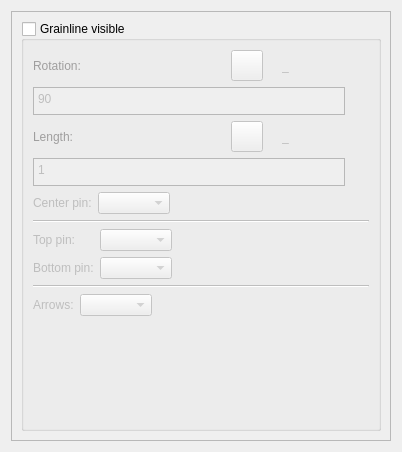
<?xml version="1.0" encoding="UTF-8"?>
<ui version="4.0">
 <class>TabGrainline</class>
 <widget class="QWidget" name="TabGrainline">
  <property name="geometry">
   <rect>
    <x>0</x>
    <y>0</y>
    <width>402</width>
    <height>452</height>
   </rect>
  </property>
  <property name="windowTitle">
   <string notr="true">Form</string>
  </property>
  <property name="windowIcon">
   <iconset resource="../../../../../vmisc/share/resources/icon.qrc">
    <normaloff>:/icon/64x64/icon64x64.png</normaloff>:/icon/64x64/icon64x64.png</iconset>
  </property>
  <layout class="QVBoxLayout" name="verticalLayout">
   <item>
    <widget class="QScrollArea" name="scrollArea">
     <property name="widgetResizable">
      <bool>true</bool>
     </property>
     <widget class="QWidget" name="scrollAreaWidgetContents">
      <property name="geometry">
       <rect>
        <x>0</x>
        <y>0</y>
        <width>382</width>
        <height>432</height>
       </rect>
      </property>
      <layout class="QVBoxLayout" name="verticalLayout_2">
       <item>
        <widget class="QGroupBox" name="groupBoxGrainline">
         <property name="title">
          <string>Grainline visible</string>
         </property>
         <property name="checkable">
          <bool>true</bool>
         </property>
         <property name="checked">
          <bool>false</bool>
         </property>
         <layout class="QVBoxLayout" name="verticalLayout_10">
          <item>
           <layout class="QHBoxLayout" name="horizontalLayout_11">
            <item alignment="Qt::AlignLeft">
             <widget class="QLabel" name="labelEditRot">
              <property name="sizePolicy">
               <sizepolicy hsizetype="Fixed" vsizetype="Preferred">
                <horstretch>0</horstretch>
                <verstretch>0</verstretch>
               </sizepolicy>
              </property>
              <property name="palette">
               <palette>
                <active>
                 <colorrole role="WindowText">
                  <brush brushstyle="SolidPattern">
                   <color alpha="255">
                    <red>255</red>
                    <green>0</green>
                    <blue>0</blue>
                   </color>
                  </brush>
                 </colorrole>
                </active>
                <inactive>
                 <colorrole role="WindowText">
                  <brush brushstyle="SolidPattern">
                   <color alpha="255">
                    <red>255</red>
                    <green>0</green>
                    <blue>0</blue>
                   </color>
                  </brush>
                 </colorrole>
                </inactive>
                <disabled>
                 <colorrole role="WindowText">
                  <brush brushstyle="SolidPattern">
                   <color alpha="255">
                    <red>159</red>
                    <green>158</green>
                    <blue>158</blue>
                   </color>
                  </brush>
                 </colorrole>
                </disabled>
               </palette>
              </property>
              <property name="text">
               <string>Rotation:</string>
              </property>
             </widget>
            </item>
            <item>
             <spacer name="horizontalSpacer_4">
              <property name="orientation">
               <enum>Qt::Horizontal</enum>
              </property>
              <property name="sizeHint" stdset="0">
               <size>
                <width>40</width>
                <height>20</height>
               </size>
              </property>
             </spacer>
            </item>
            <item alignment="Qt::AlignRight">
             <widget class="QToolButton" name="pushButtonRot">
              <property name="toolTip">
               <string>Formula wizard</string>
              </property>
              <property name="text">
               <string notr="true"></string>
              </property>
              <property name="icon">
               <iconset resource="../../../../../vmisc/share/resources/icon.qrc">
                <normaloff>:/icon/light/24x24/fx.png</normaloff>:/icon/light/24x24/fx.png</iconset>
              </property>
              <property name="iconSize">
               <size>
                <width>24</width>
                <height>24</height>
               </size>
              </property>
             </widget>
            </item>
            <item alignment="Qt::AlignRight">
             <widget class="QLabel" name="labelEqual">
              <property name="text">
               <string/>
              </property>
              <property name="pixmap">
               <pixmap resource="../../../../../vmisc/share/resources/icon.qrc">:/icon/light/24x24/equal.png</pixmap>
              </property>
             </widget>
            </item>
            <item alignment="Qt::AlignRight">
             <widget class="QLabel" name="labelRot">
              <property name="sizePolicy">
               <sizepolicy hsizetype="Fixed" vsizetype="Preferred">
                <horstretch>0</horstretch>
                <verstretch>0</verstretch>
               </sizepolicy>
              </property>
              <property name="minimumSize">
               <size>
                <width>87</width>
                <height>0</height>
               </size>
              </property>
              <property name="baseSize">
               <size>
                <width>0</width>
                <height>0</height>
               </size>
              </property>
              <property name="toolTip">
               <string>Value</string>
              </property>
              <property name="text">
               <string notr="true">_</string>
              </property>
             </widget>
            </item>
           </layout>
          </item>
          <item>
           <layout class="QHBoxLayout" name="horizontalLayout_12">
            <item>
             <widget class="VPlainTextEdit" name="lineEditRotFormula">
              <property name="sizePolicy">
               <sizepolicy hsizetype="Expanding" vsizetype="Preferred">
                <horstretch>0</horstretch>
                <verstretch>0</verstretch>
               </sizepolicy>
              </property>
              <property name="maximumSize">
               <size>
                <width>16777215</width>
                <height>28</height>
               </size>
              </property>
              <property name="toolTip">
               <string>Calculation</string>
              </property>
              <property name="tabChangesFocus">
               <bool>true</bool>
              </property>
              <property name="plainText">
               <string notr="true">90</string>
              </property>
             </widget>
            </item>
            <item>
             <widget class="QPushButton" name="pushButtonShowRot">
              <property name="maximumSize">
               <size>
                <width>18</width>
                <height>18</height>
               </size>
              </property>
              <property name="sizeIncrement">
               <size>
                <width>0</width>
                <height>0</height>
               </size>
              </property>
              <property name="toolTip">
               <string>&lt;html&gt;&lt;head/&gt;&lt;body&gt;&lt;p&gt;Show full calculation in message box&lt;/p&gt;&lt;/body&gt;&lt;/html&gt;</string>
              </property>
              <property name="text">
               <string notr="true"/>
              </property>
              <property name="icon">
               <iconset theme="go-down">
                <normaloff>../</normaloff>../</iconset>
              </property>
              <property name="iconSize">
               <size>
                <width>16</width>
                <height>16</height>
               </size>
              </property>
              <property name="flat">
               <bool>true</bool>
              </property>
             </widget>
            </item>
           </layout>
          </item>
          <item>
           <layout class="QHBoxLayout" name="horizontalLayout_13">
            <item alignment="Qt::AlignLeft">
             <widget class="QLabel" name="labelEditLen">
              <property name="sizePolicy">
               <sizepolicy hsizetype="Fixed" vsizetype="Preferred">
                <horstretch>0</horstretch>
                <verstretch>0</verstretch>
               </sizepolicy>
              </property>
              <property name="palette">
               <palette>
                <active>
                 <colorrole role="WindowText">
                  <brush brushstyle="SolidPattern">
                   <color alpha="255">
                    <red>255</red>
                    <green>0</green>
                    <blue>0</blue>
                   </color>
                  </brush>
                 </colorrole>
                </active>
                <inactive>
                 <colorrole role="WindowText">
                  <brush brushstyle="SolidPattern">
                   <color alpha="255">
                    <red>255</red>
                    <green>0</green>
                    <blue>0</blue>
                   </color>
                  </brush>
                 </colorrole>
                </inactive>
                <disabled>
                 <colorrole role="WindowText">
                  <brush brushstyle="SolidPattern">
                   <color alpha="255">
                    <red>159</red>
                    <green>158</green>
                    <blue>158</blue>
                   </color>
                  </brush>
                 </colorrole>
                </disabled>
               </palette>
              </property>
              <property name="text">
               <string>Length:</string>
              </property>
             </widget>
            </item>
            <item>
             <spacer name="horizontalSpacer_5">
              <property name="orientation">
               <enum>Qt::Horizontal</enum>
              </property>
              <property name="sizeHint" stdset="0">
               <size>
                <width>40</width>
                <height>20</height>
               </size>
              </property>
             </spacer>
            </item>
            <item alignment="Qt::AlignRight">
             <widget class="QToolButton" name="pushButtonLen">
              <property name="toolTip">
               <string>Formula wizard</string>
              </property>
              <property name="text">
               <string notr="true"></string>
              </property>
              <property name="icon">
               <iconset resource="../../../../../vmisc/share/resources/icon.qrc">
                <normaloff>:/icon/light/24x24/fx.png</normaloff>:/icon/light/24x24/fx.png</iconset>
              </property>
              <property name="iconSize">
               <size>
                <width>24</width>
                <height>24</height>
               </size>
              </property>
             </widget>
            </item>
            <item alignment="Qt::AlignRight">
             <widget class="QLabel" name="labelEqual_2">
              <property name="text">
               <string/>
              </property>
              <property name="pixmap">
               <pixmap resource="../../../../../vmisc/share/resources/icon.qrc">:/icon/light/24x24/equal.png</pixmap>
              </property>
             </widget>
            </item>
            <item alignment="Qt::AlignRight">
             <widget class="QLabel" name="labelLen">
              <property name="sizePolicy">
               <sizepolicy hsizetype="Fixed" vsizetype="Preferred">
                <horstretch>0</horstretch>
                <verstretch>0</verstretch>
               </sizepolicy>
              </property>
              <property name="minimumSize">
               <size>
                <width>87</width>
                <height>0</height>
               </size>
              </property>
              <property name="baseSize">
               <size>
                <width>0</width>
                <height>0</height>
               </size>
              </property>
              <property name="toolTip">
               <string>Value</string>
              </property>
              <property name="text">
               <string notr="true">_</string>
              </property>
             </widget>
            </item>
           </layout>
          </item>
          <item>
           <layout class="QHBoxLayout" name="horizontalLayout_14">
            <item>
             <widget class="VPlainTextEdit" name="lineEditLenFormula">
              <property name="sizePolicy">
               <sizepolicy hsizetype="Expanding" vsizetype="Preferred">
                <horstretch>0</horstretch>
                <verstretch>0</verstretch>
               </sizepolicy>
              </property>
              <property name="maximumSize">
               <size>
                <width>16777215</width>
                <height>28</height>
               </size>
              </property>
              <property name="toolTip">
               <string>Calculation</string>
              </property>
              <property name="tabChangesFocus">
               <bool>true</bool>
              </property>
              <property name="plainText">
               <string notr="true">1</string>
              </property>
             </widget>
            </item>
            <item>
             <widget class="QPushButton" name="pushButtonShowLen">
              <property name="maximumSize">
               <size>
                <width>18</width>
                <height>18</height>
               </size>
              </property>
              <property name="sizeIncrement">
               <size>
                <width>0</width>
                <height>0</height>
               </size>
              </property>
              <property name="toolTip">
               <string>&lt;html&gt;&lt;head/&gt;&lt;body&gt;&lt;p&gt;Show full calculation in message box&lt;/p&gt;&lt;/body&gt;&lt;/html&gt;</string>
              </property>
              <property name="text">
               <string notr="true"/>
              </property>
              <property name="icon">
               <iconset theme="go-down">
                <normaloff>../</normaloff>../</iconset>
              </property>
              <property name="iconSize">
               <size>
                <width>16</width>
                <height>16</height>
               </size>
              </property>
              <property name="flat">
               <bool>true</bool>
              </property>
             </widget>
            </item>
           </layout>
          </item>
          <item>
           <layout class="QFormLayout" name="formLayout_8">
            <property name="fieldGrowthPolicy">
             <enum>QFormLayout::ExpandingFieldsGrow</enum>
            </property>
            <item row="0" column="0">
             <widget class="QLabel" name="labelCenter">
              <property name="text">
               <string>Center pin:</string>
              </property>
             </widget>
            </item>
            <item row="0" column="1">
             <widget class="QComboBox" name="comboBoxGrainlineCenterPin"/>
            </item>
           </layout>
          </item>
          <item>
           <widget class="Line" name="line">
            <property name="orientation">
             <enum>Qt::Horizontal</enum>
            </property>
           </widget>
          </item>
          <item>
           <layout class="QFormLayout" name="formLayout_7">
            <property name="fieldGrowthPolicy">
             <enum>QFormLayout::ExpandingFieldsGrow</enum>
            </property>
            <item row="0" column="0">
             <widget class="QLabel" name="labelGrainlineTopPin">
              <property name="text">
               <string>Top pin:</string>
              </property>
             </widget>
            </item>
            <item row="0" column="1">
             <widget class="QComboBox" name="comboBoxGrainlineTopPin"/>
            </item>
            <item row="1" column="0">
             <widget class="QLabel" name="labelGrainlineBottomPin">
              <property name="text">
               <string>Bottom pin:</string>
              </property>
             </widget>
            </item>
            <item row="1" column="1">
             <widget class="QComboBox" name="comboBoxGrainlineBottomPin"/>
            </item>
           </layout>
          </item>
          <item>
           <widget class="Line" name="line_2">
            <property name="orientation">
             <enum>Qt::Horizontal</enum>
            </property>
           </widget>
          </item>
          <item>
           <layout class="QFormLayout" name="formLayout">
            <property name="fieldGrowthPolicy">
             <enum>QFormLayout::ExpandingFieldsGrow</enum>
            </property>
            <item row="0" column="0">
             <widget class="QLabel" name="labelEditLen_2">
              <property name="sizePolicy">
               <sizepolicy hsizetype="Fixed" vsizetype="Preferred">
                <horstretch>0</horstretch>
                <verstretch>0</verstretch>
               </sizepolicy>
              </property>
              <property name="text">
               <string>Arrows:</string>
              </property>
             </widget>
            </item>
            <item row="0" column="1">
             <widget class="QComboBox" name="comboBoxArrow"/>
            </item>
           </layout>
          </item>
          <item>
           <spacer name="verticalSpacer_2">
            <property name="orientation">
             <enum>Qt::Vertical</enum>
            </property>
            <property name="sizeHint" stdset="0">
             <size>
              <width>20</width>
              <height>40</height>
             </size>
            </property>
           </spacer>
          </item>
         </layout>
        </widget>
       </item>
      </layout>
     </widget>
    </widget>
   </item>
  </layout>
 </widget>
 <customwidgets>
  <customwidget>
   <class>VPlainTextEdit</class>
   <extends>QPlainTextEdit</extends>
   <header>../vwidgets/vplaintextedit.h</header>
  </customwidget>
 </customwidgets>
 <resources>
  <include location="../../../../../vmisc/share/resources/icon.qrc"/>
 </resources>
 <connections/>
</ui>
